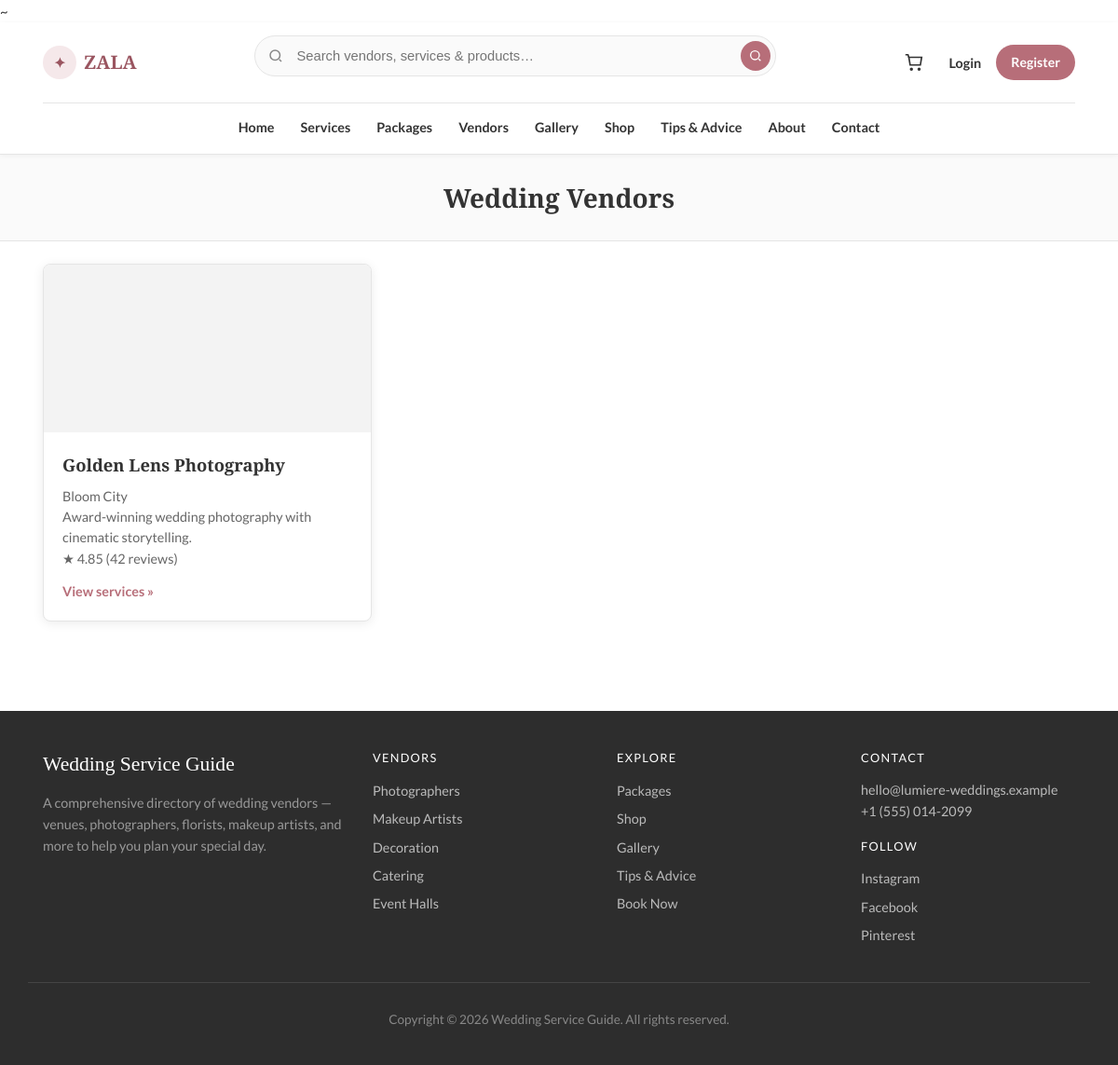
Screenshot of /vendors.php with the database file from the repository.
### tables this page shows
CREATE TABLE vendors (
    id INT UNSIGNED AUTO_INCREMENT PRIMARY KEY,
    user_id INT UNSIGNED NOT NULL UNIQUE,
    business_name VARCHAR(150) NOT NULL,
    slug VARCHAR(160) NOT NULL UNIQUE,
    description TEXT,
    location VARCHAR(120) DEFAULT NULL,
    phone VARCHAR(30) DEFAULT NULL,
    website VARCHAR(255) DEFAULT NULL,
    logo VARCHAR(255) DEFAULT NULL,
    rating_avg DECIMAL(3,2) NOT NULL DEFAULT 0,
    rating_count INT UNSIGNED NOT NULL DEFAULT 0,
    is_approved TINYINT(1) NOT NULL DEFAULT 0,
    created_at TIMESTAMP DEFAULT CURRENT_TIMESTAMP,
    FOREIGN KEY (user_id) REFERENCES users(id) ON DELETE CASCADE
);

### includes/db.php (called while the page is built, shortened)
~<?php
function db(): PDO
{
    $config = require dirname(__DIR__) . '/config.php';
    $db = $config['database'];
    $dsn = sprintf(
        'mysql:host=%s;port=%d;dbname=%s;charset=utf8mb4',
        $db['host'],
        (int) $db['port'],
        $db['name']
    );
    $pdo = new PDO($dsn, $db['user'], $db['pass'], [
        PDO::ATTR_ERRMODE            => PDO::ERRMODE_EXCEPTION,
        PDO::ATTR_DEFAULT_FETCH_MODE => PDO::FETCH_ASSOC,
        PDO::ATTR_EMULATE_PREPARES   => false,
    ]);
    return $pdo;
}

### includes/functions.php (called while the page is built, shortened)
<?php
function e(?string $value): string
{
    return htmlspecialchars((string) $value, ENT_QUOTES, 'UTF-8');
}
function media_url(?string $path, string $base = ''): string
{
    if ($path === null || trim($path) === '') {
        return '';
    }
    $path = trim($path);
    return rtrim($base, '/') . '/' . ltrim($path, '/');
}
function placeholder_image(string $type = 'wedding'): string
{
    return match ($type) {
        'product'  => 'https://images.unsplash.com/photo-1594552072238-4b08548b0c69?w=600&q=80',
        'vendor'   => 'https://images.unsplash.com/photo-1519741497674-611481863552?w=600&q=80',
        'service'  => 'https://images.unsplash.com/photo-1511285560929-80b456fea0bc?w=600&q=80',
        'gallery'  => 'https://images.unsplash.com/photo-1465492120980-0b1273bca3bb?w=600&q=80',
        default    => 'https://images.unsplash.com/photo-1519741497674-611481863552?w=600&q=80',
    };
}
function card_image_style(?string $image, string $base = '', string $fallbackType = 'service'): string
{
    $url = media_url($image, $base);
    if ($url === '') {
        $url = placeholder_image($fallbackType);
    }
    return "background-image:url('" . e($url) . "')";
}

### vendors.php (the view, shortened to what this page needs)
<?php
require_once __DIR__ . '/includes/db.php';
require_once __DIR__ . '/includes/functions.php';
$vendors = db()->query(
    'SELECT v.*, u.email FROM vendors v JOIN users u ON u.id = v.user_id WHERE v.is_approved = 1 ORDER BY v.rating_avg DESC'
)->fetchAll();
require __DIR__ . '/includes/header.php';
?>
    <div class="page-title-bar"><div class="shell"><h1>Wedding Vendors</h1></div></div>
    <main id="main" class="section" style="padding-top:0;">
        <div class="shell">
            <div class="cards cards--3">
                <?php foreach ($vendors as $v) : ?>
                    <article class="card" id="<?= e($v['slug']) ?>">
                        <div class="card__img" style="<?= card_image_style($v['logo'] ?? null, '', 'vendor') ?>"></div>
                        <div class="card__body">
                            <h3><?= e($v['business_name']) ?></h3>
                            <?php if ($v['location']) : ?><p class="card__meta"><?= e($v['location']) ?></p><?php endif; ?>
                            <p><?= e((string) $v['description']) ?></p>
                            <p class="card__rating">★ <?= e((string) $v['rating_avg']) ?> (<?= (int) $v['rating_count'] ?> reviews)</p>
                            <a href="services.php?q=<?= urlencode($v['business_name']) ?>" class="read-more">View services &raquo;</a>
                        </div>
                    </article>
                <?php endforeach; ?>
            </div>
        </div>
    </main>
<?php require __DIR__ . '/includes/footer.php'; ?>

### css/wedding.css (style rules this page uses)
:root { --white: #ffffff; --bg: #fafafa; --bg-alt: #f3f3f3; --text: #333333; --text-muted: #666666; --text-light: #888888; --rose: #b76e79; --rose-dark: #9a5560; --rose-light: #f5e8ea; --gold: #c4a35a; --border: #e5e5e5; --shadow: 0 2px 12px rgba(0, 0, 0, 0.08); --shadow-hover: 0 8px 24px rgba(0, 0, 0, 0.12); --radius: 4px; --radius-lg: 8px; --font-sans: "Lato", "Segoe UI", system-ui, sans-serif; --font-display: "Playfair Display", Georgia, serif; --shell: min(1140px, calc(100% - 2rem)); --header-h: 72px; }
*, *::before, *::after { box-sizing: border-box; }
html { scroll-behavior: smooth; }
body { margin: 0; font-family: var(--font-sans); font-size: 15px; line-height: 1.6; color: var(--text); background: var(--white); }
a { color: var(--rose-dark); text-decoration: none; }
.shell { width: var(--shell); margin-inline: auto; padding-inline: 1rem; }
.section { padding: 3rem 0; }
.cards { display: grid; gap: 1.5rem; }
.cards--3 { grid-template-columns: repeat(3, 1fr); }
.card { background: var(--white); border: 1px solid var(--border); border-radius: var(--radius-lg); overflow: hidden; box-shadow: var(--shadow); transition: box-shadow 0.25s, transform 0.25s; }
.card__img { height: 180px; background-size: cover; background-position: center; background-color: var(--bg-alt); }
.card__body { padding: 1.25rem; }
.card h3 { font-family: var(--font-display); font-size: 1.15rem; margin: 0 0 0.5rem; color: var(--text); }
.card p { margin: 0; color: var(--text-muted); font-size: 0.9rem; line-height: 1.55; }
.card__meta, .text-muted { color: var(--text-light); font-size: 0.85rem; }
.card__rating { color: var(--gold); font-size: 0.9rem; }
.read-more { display: inline-block; margin-top: 0.75rem; font-size: 0.9rem; font-weight: 600; color: var(--rose) !important; }
.page-title-bar { background: var(--bg); border-bottom: 1px solid var(--border); padding: 1.5rem 0; margin-bottom: 1.5rem; }
.page-title-bar h1 { font-family: var(--font-display); font-size: 1.75rem; margin: 0; text-align: center; }
:root { --radius-xl: 16px; --dash-shadow: 0 4px 20px rgba(0, 0, 0, 0.06); }

### rows the page displays
vendors: business_name "Golden Lens Photography", location "Bloom City", description "Award-winning wedding photography with cinematic storytelling.", rating_avg "4.85", rating_count "42"

### other values shown
$siteName "Wedding Service Guide"
$email "hello@lumiere-weddings.example"
$phone "+1 (555) 014-2099"
